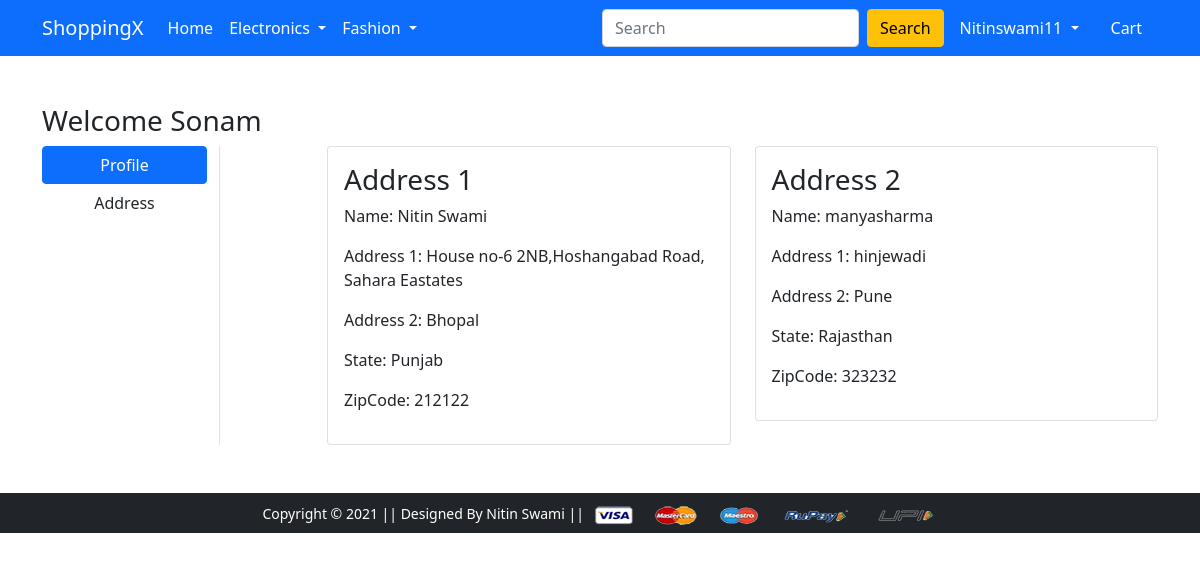
Page /address/ (signed in) on the committed database.
### app/models.py (models this page shows, shortened)
class Customer(models.Model):
    user = models.ForeignKey(User,on_delete=models.CASCADE)
    name = models.CharField(max_length=200)
    locality =models.CharField(max_length=200)
    city = models.CharField(max_length=200)
    zipcode = models.IntegerField()
    state = models.CharField(choices=STATE_CHOICES, max_length=50)

### app/views.py (the view)
# urls.py: path('address/', AddressView.as_view(), name='address'),
class AddressView(View):
  def get(self, request):
    add = Customer.objects.filter(user= request.user)
    return render(request, template_name='app/address.html', context={'add': add})

### app/templates/app/address.html (shortened to what this page needs)
{% extends 'app/base.html' %}
{% load static %}
{% block main-content %}
<div class="container my-5">
 <div class="row">
 <h3>Welcome Sonam</h3>
  <div class="col-sm-2 border-end">
   <ul class="list-unstyled">
    <li class="d-grid"><a href="{% url 'profile' %}" class="btn btn-primary">Profile</a></li>
    <li class="d-grid"><a href="{% url 'address' %}" class="btn">Address</a></li>
   </ul>
  </div>
  <div class="col-sm-9 offset-sm-1">
   <div class="row">
    {% for i in add %}
    <div class="col-sm-6">
     <div class="card">
      <div class="card-body">
       <h3>Address {{forloop.counter}} </h3>
       <p>Name: {{i.name}}</p>
       <p>Address 1: {{i.locality}}</p>
       <p>Address 2: {{i.city}}</p>
       <p>State: {{i.state}}</p>
       <p>ZipCode: {{i.zipcode}}</p>
      </div>
     </div>
    </div>
    {% endfor %}
   </div>
  </div>
 </div>
</div>
{% endblock main-content %}

### app/templates/app/base.html (shortened to what this page needs)
<!doctype html>
{% load static %}
<html lang="en">
  <head>
    <link href="https://cdn.jsdelivr.net/npm/bootstrap@5.0.0-beta1/dist/css/bootstrap.min.css" rel="stylesheet">
    <link rel="stylesheet" href="{% static 'app/css/owl.carousel.min.css' %}">
    <link rel="stylesheet" href="{% static 'app/css/all.min.css' %}">
    <link rel="stylesheet" href="{% static 'app/css/style.css' %}">
  </head>
  <body>
    <nav class="navbar navbar-expand-lg navbar-dark bg-primary">
     <div class="container">
       <a class="navbar-brand" href="/">ShoppingX</a>
       <div class="collapse navbar-collapse" id="navbarSupportedContent">
         <ul class="navbar-nav me-auto mb-2 mb-lg-0">
           <li class="nav-item">
             <a class="nav-link active" aria-current="page" href="/">Home</a>
           </li>
           <li class="nav-item dropdown">
             <a class="nav-link dropdown-toggle text-white" href="#" id="electronicsDropdown" role="button" data-bs-toggle="dropdown" aria-expanded="false">
               Electronics
             </a>
           </li>
           <li class="nav-item dropdown">
             <a class="nav-link dropdown-toggle text-white" href="#" id="fashionDropdown" role="button" data-bs-toggle="dropdown" aria-expanded="false">
               Fashion
             </a>
           </li>
         </ul>
         <form class="d-flex">
           <input class="form-control me-2" type="search" placeholder="Search" aria-label="Search">
           <button class="btn btn-warning" type="submit">Search</button>
         </form>
         <div>
          <ul class="navbar-nav me-auto mb-2 mb-lg-0">
            {% if request.user.is_authenticated %}
           <li class="nav-item dropdown mx-2">
              <a class="nav-link dropdown-toggle text-white" href="#" id="profileDropdown" role="button" data-bs-toggle="dropdown" aria-expanded="false">
               <span class="text-capitalize">{{request.user}}</span>
              </a>
            </li>
            <li class="nav-item mx-2">
             <a href="{% url 'showcart' %}" class="nav-link text-white"> Cart </a>
            </li>
            {% endif %}
          </ul>
         </div>
       </div>
     </div>
    </nav>
    {% block main-content %} {% endblock main-content %}
    <footer class="container-fluid bg-dark text-center p-2 mt-5">
        <small class="text-white">Copyright &copy; 2021 || Designed By Nitin Swami || </small>
        <img src="{% static 'app/images/payment.png' %}" alt="" srcset="" class="img-fluid" height="2px">
    </footer>
  </body>
</html>

### rows in the picture
Customer: name "Nitin Swami", locality "House no-6 2NB,Hoshangabad Road, Sahara Eastates", city "Bhopal", state "Punjab", zipcode "212122"
Customer: name "manyasharma", locality "hinjewadi", city "Pune", state "Rajasthan", zipcode "323232"

### other values in the picture
{{ request.user }} "Nitinswami11"
